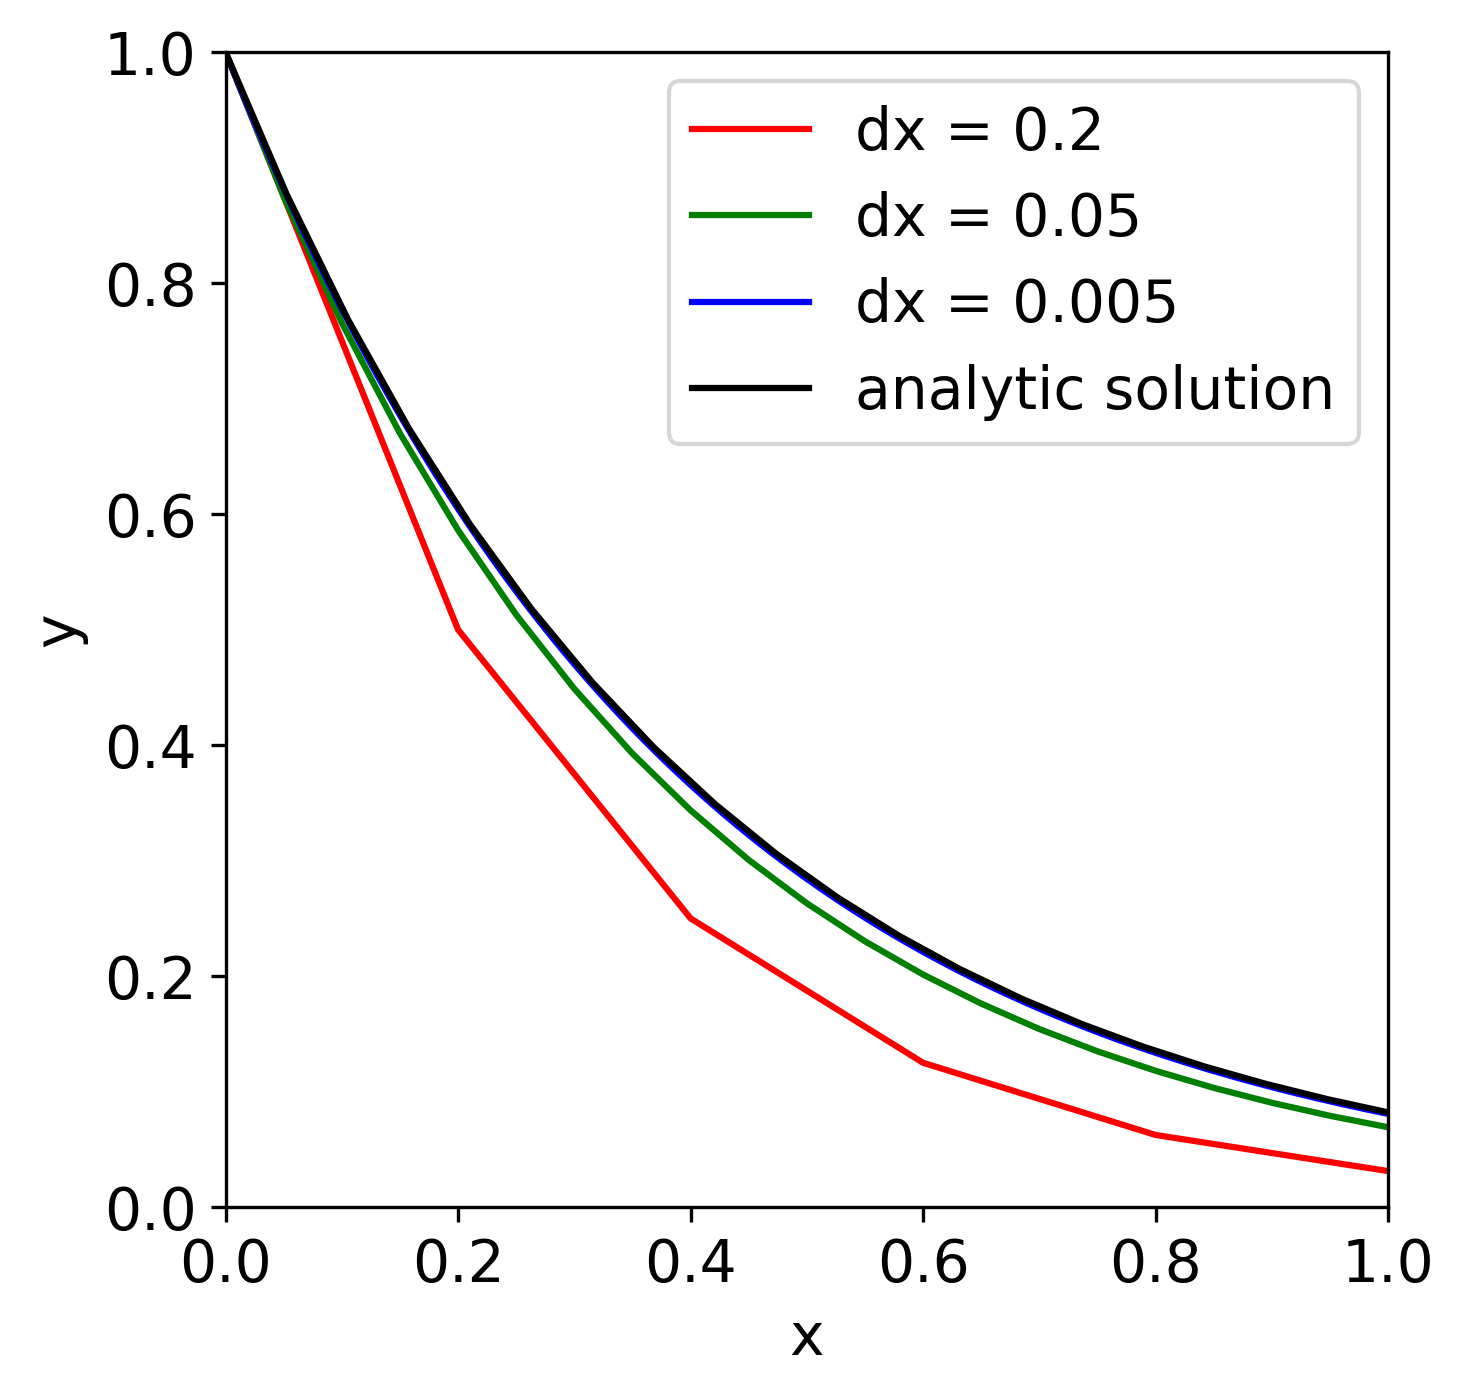

Python code for this plot:
import numpy as np
import matplotlib.pyplot as plt

def dydx(y):
	dydx=-2.5*y
	return dydx
def y_func(x):
	y=np.exp(-2.5*x)
	return y

## dx=0.2
x02=np.arange(0,1.1,0.2) 
y02=np.zeros(6)
y02[0]=1
for i in range(1,6):
	y02[i]=(y02[i-1]+dydx(y02[i-1])*0.2) #y_n=y_n-1+dydx*dx

## dx=0.05
x005=np.arange(0,1.01,0.05) 
y005=np.zeros(21)
y005[0]=1
for i in range(1,21):
	y005[i]=(y005[i-1]+dydx(y005[i-1])*0.05)

## dx=0.005
x0005=np.arange(0,1.001,0.005) 
y0005=np.zeros(201)
y0005[0]=1
for i in range(1,201):
	y0005[i]=(y0005[i-1]+dydx(y0005[i-1])*0.005)


## analytic solution
x=np.linspace(0,1,20)
y=np.zeros(20)
for i in range(20):
	y[i]=y_func(x[i])

# plot
plt.subplots(figsize=[5,5])
plt.plot(x02,y02,'r-')
plt.plot(x005,y005,'g-')
plt.plot(x0005,y0005,'b-')
plt.plot(x,y,'k-')
plt.legend(['dx = 0.2','dx = 0.05','dx = 0.005','analytic solution'],fontsize=14)
plt.xticks(np.arange(0.0,1.1,0.2),fontsize=14)
plt.yticks(np.arange(0.0,1.1,0.2),fontsize=14)
plt.xlabel('x',fontsize=14)
plt.ylabel('y',fontsize=14)
plt.xlim([0.0,1.0])
plt.ylim([0.0,1.0])
plt.savefig('midp_c.png',bbox_inches='tight',dpi=300)
